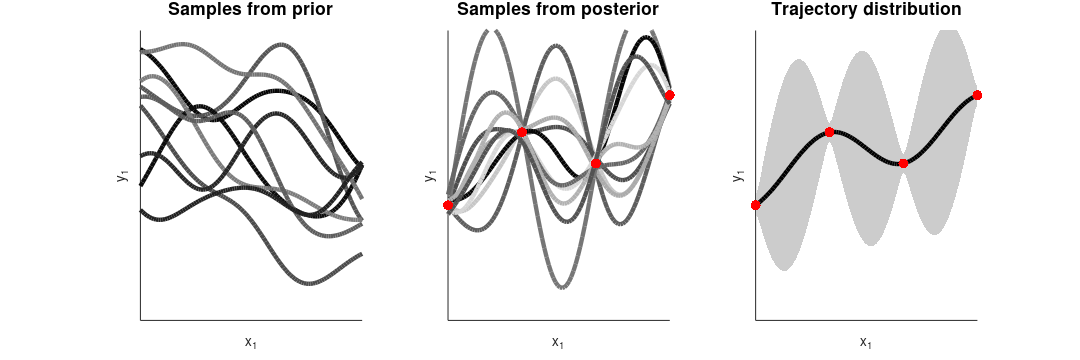

MATLAB code for this plot:
function demo_GPR01
% Gaussian process regression (GPR) 
% 
% Copyright (c) 2015 Idiap Research Institute, http://idiap.ch/
% Written by Sylvain Calinon, http://calinon.ch/
% 
% This file is part of PbDlib, http://www.idiap.ch/software/pbdlib/
% 
% PbDlib is free software: you can redistribute it and/or modify
% it under the terms of the GNU General Public License version 3 as
% published by the Free Software Foundation.
% 
% PbDlib is distributed in the hope that it will be useful,
% but WITHOUT ANY WARRANTY; without even the implied warranty of
% MERCHANTABILITY or FITNESS FOR A PARTICULAR PURPOSE. See the
% GNU General Public License for more details.
% 
% You should have received a copy of the GNU General Public License
% along with PbDlib. If not, see <http://www.gnu.org/licenses/>.

addpath('./m_fcts/');


%% Parameters
%%%%%%%%%%%%%%%%%%%%%%%%%%%%%%%%%%%%%%%%%%%%%%%%%%%%%%%%%%%%%%%%%%%%%%%%%
nbVarX = 1; %Dimension of x
nbVar = nbVarX+1; %Dimension of datapoint (x,y)
nbData = 4; %Number of datapoints
nbDataRepro = 100; %Number of datapoints in a reproduction
nbRepros = 20; %Number of randomly sampled reproductions
p(1)=1E0; p(2)=1E-1; p(3)=1E-3; %GPR parameters (here, for squared exponential kernels and noisy observations)


%% Generate data
%%%%%%%%%%%%%%%%%%%%%%%%%%%%%%%%%%%%%%%%%%%%%%%%%%%%%%%%%%%%%%%%%%%%%%%%%%%
x = linspace(0,1,nbData);
y = randn(1,nbData) * 1E-1;
Data = [x; y];


%% Reproduction with GPR
%%%%%%%%%%%%%%%%%%%%%%%%%%%%%%%%%%%%%%%%%%%%%%%%%%%%%%%%%%%%%%%%%%%%%%%%%
%GPR precomputation (here, with a naive implementation of the inverse)
K = covFct(x, x, p);
invK = pinv(K + p(3) * eye(size(K))); %Inclusion of noise on the inputs

%Mean trajectory computation
xs = linspace(0,1,nbDataRepro);
Ks = covFct(xs, x, p);
r(1).Data = [xs; (Ks * invK * y')']; 

%Uncertainty evaluation
Kss = covFct(xs, xs, p);
S = Kss - Ks * invK * Ks';
r(1).SigmaOut = zeros(nbVar-1,nbVar-1,nbData);
for t=1:nbDataRepro
	r(1).SigmaOut(:,:,t) = eye(nbVarX) * S(t,t); 
end

%Generate stochastic samples from the prior 
[V,D] = eig(Kss);
for n=2:nbRepros/2
	yp = real(V*D^.5) * randn(nbDataRepro,1)*2E-1; 
	r(n).Data = [xs; yp'];
end

%Generate stochastic samples from the posterior 
[V,D] = eig(S);
for n=nbRepros/2+1:nbRepros
	ys = real(V*D^.5) * randn(nbDataRepro,1)*0.5 + r(1).Data(2,:)'; 
	r(n).Data = [xs; ys'];
end


%% Plot
%%%%%%%%%%%%%%%%%%%%%%%%%%%%%%%%%%%%%%%%%%%%%%%%%%%%%%%%%%%%%%%%%%%%%%%%%
figure('PaperPosition',[0 0 12 4],'position',[10 10 1300 600]); 
limAxes = [0, 1, -.5 .5];

%Prior samples
subplot(1,3,1); hold on; title('Samples from prior','fontsize',14);
for n=2:nbRepros/2
	plot(r(n).Data(1,:), r(n).Data(2,:), '-','lineWidth',3.5,'color',[.9 .9 .9]*rand(1));
end
set(gca,'xtick',[],'ytick',[]); axis(limAxes);
xlabel('x_1'); ylabel('y_1');

%Posterior samples
subplot(1,3,2); hold on;  title('Samples from posterior','fontsize',14);
for n=nbRepros/2+1:nbRepros
	plot(r(n).Data(1,:), r(n).Data(2,:), '-','lineWidth',3.5,'color',[.9 .9 .9]*rand(1));
end
plot(Data(1,:), Data(2,:), '.','markersize',24,'color',[1 0 0]);
set(gca,'xtick',[],'ytick',[]); axis(limAxes);
xlabel('x_1'); ylabel('y_1');

%Trajectory distribution
subplot(1,3,3); hold on;  title('Trajectory distribution','fontsize',14);
patch([r(1).Data(1,:), r(1).Data(1,end:-1:1)], ...
	[r(1).Data(2,:)+squeeze(r(1).SigmaOut.^.5)', r(1).Data(2,end:-1:1)-squeeze(r(1).SigmaOut(:,:,end:-1:1).^.5)'], ...
	[.8 .8 .8],'edgecolor','none');
plot(r(1).Data(1,:), r(1).Data(2,:), '-','lineWidth',3.5,'color',[0 0 0]);
plot(Data(1,:), Data(2,:), '.','markersize',24,'color',[1 0 0]);
set(gca,'xtick',[],'ytick',[]); axis(limAxes);
xlabel('x_1'); ylabel('y_1');

%pause;
%close all;
end

% %User-defined distance function
% function d = distfun(x,y)
% 	d = min(x,y) + .1;
% end

function K = covFct(x, y, p)
% 	K = pdist2(x', y', @distfun); %User-defined distance function
	K = p(1) .* exp(-p(2)^-1 .* pdist2(x',y').^2);
end



